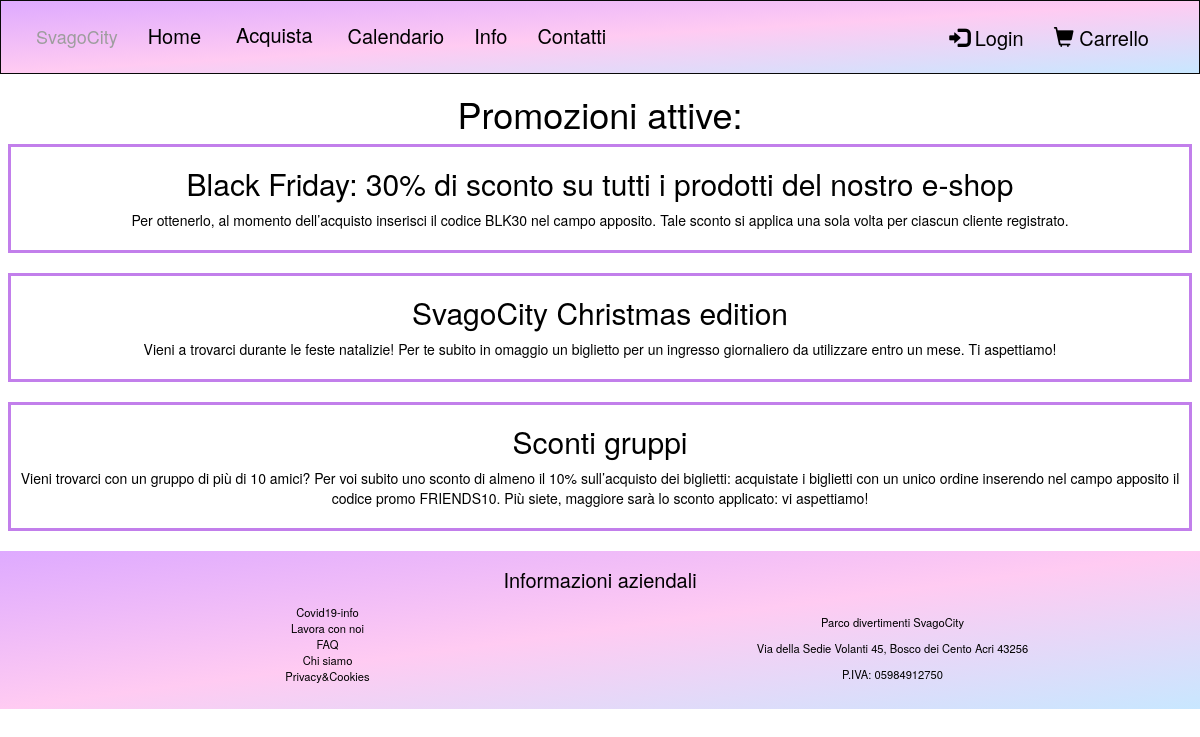
The page /promozioni.php on the database its author committed.
### tables this page shows
CREATE TABLE `promozione` (
  `idPromozione` int(100) NOT NULL,
  `nomePromozione` varchar(100) NOT NULL,
  `descrizionePromozione` varchar(1000) NOT NULL,
  `sconto` int(11) NOT NULL,
  `codicePromo` varchar(100) NOT NULL
);

### promozioni.php (called while the page is built)
<?php
    require_once("bootstrap.php");
    $templateParams["titolo"] = "SvagoCity - Promozioni";
    $templateParams["promo"] = $dbh->getPromos();
    $templateParams["nome"] = "lista-promozioni.php";
    require("template/base.php");
?>

### db/database.php (called while the page is built, shortened)
<?php
class DatabaseHelper{
    private $db;
    public function __construct($servername, $username, $password, $dbname, $port){
        $this->db = new mysqli($servername, $username, $password, $dbname, $port);
    }
    public function getPromos(){
        $stmn = $this->db->prepare("SELECT nomePromozione, descrizionePromozione
        FROM promozione");
        $stmn->execute();
        $result = $stmn->get_result();
        return $result->fetch_all(MYSQLI_ASSOC);
    }
}
?>

### bootstrap.php (called while the page is built, shortened)
<?php
    require_once("db/database.php");
    $dbh = new DatabaseHelper("localhost", "root", "", "svagocity", 3306);
?>

### template/lista-promozioni.php (the view)
<div class="text-center">
<h1>Promozioni attive:</h1>
<?php foreach($templateParams["promo"] as $promo):
?>
<div style="border: 3px solid; border-color: #c27feb; margin: 8px; margin-bottom:20px; padding-bottom: 20px">
    <h2>
        <?php echo $promo["nomePromozione"]; ?>
    </h2>
    <article>
        <?php echo $promo["descrizionePromozione"]; ?>
    </article>
</div>
<?php endforeach; ?>
</div>

### css/style.css (style rules this page uses)
* { color:black; }

### rows shown on the page
promozione: nomePromozione "Black Friday: 30% di sconto su tutti i prodotti del nostro e-shop", descrizionePromozione "Per ottenerlo, al momento dell’acquisto inserisci il codice BLK30 nel campo apposito. Tale sconto si applica una sola volta per ciascun cliente registrato."
promozione: nomePromozione "SvagoCity Christmas edition", descrizionePromozione "Vieni a trovarci durante le feste natalizie! Per te subito in omaggio un biglietto per un ingresso giornaliero da utilizzare entro un mese. Ti aspettiamo!"
promozione: nomePromozione "Sconti gruppi", descrizionePromozione "Vieni trovarci con un gruppo di più di 10 amici? Per voi subito uno sconto di almeno il 10% sull’acquisto dei biglietti: acquistate i biglietti con un unico ordine inserendo nel campo apposito il codice promo FRIENDS10. Più siete, maggiore sarà lo sconto applicato: vi aspettiamo!"
